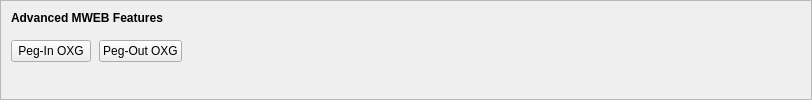
    <widget class="QFrame" name="frameMWEBFeatures">
     <property name="sizePolicy">
      <sizepolicy hsizetype="Expanding" vsizetype="Expanding">
       <horstretch>0</horstretch>
       <verstretch>0</verstretch>
      </sizepolicy>
     </property>
     <property name="maximumSize">
      <size>
       <width>16777215</width>
       <height>16777215</height>
      </size>
     </property>
     <property name="frameShape">
      <enum>QFrame::StyledPanel</enum>
     </property>
     <property name="frameShadow">
      <enum>QFrame::Sunken</enum>
     </property>
     <layout class="QVBoxLayout" name="verticalLayoutMWEBFeatures2">
      <property name="spacing">
       <number>0</number>
      </property>
      <property name="leftMargin">
       <number>0</number>
      </property>
      <property name="topMargin">
       <number>0</number>
      </property>
      <property name="rightMargin">
       <number>0</number>
      </property>
      <property name="bottomMargin">
       <number>6</number>
      </property>
      <item>
       <layout class="QVBoxLayout" name="verticalLayoutMWEBFeatures" stretch="0,0,1">
        <property name="spacing">
         <number>0</number>
        </property>
        <property name="leftMargin">
         <number>10</number>
        </property>
        <property name="topMargin">
         <number>10</number>
        </property>
        <item>
         <layout class="QHBoxLayout" name="horizontalLayoutMWEBFeatures1">
          <property name="bottomMargin">
           <number>15</number>
          </property>
          <item>
           <widget class="QLabel" name="labelMWEBFeatures">
            <property name="sizePolicy">
             <sizepolicy hsizetype="Preferred" vsizetype="Maximum">
              <horstretch>0</horstretch>
              <verstretch>0</verstretch>
             </sizepolicy>
            </property>
            <property name="font">
             <font>
              <weight>75</weight>
              <bold>true</bold>
             </font>
            </property>
            <property name="styleSheet">
             <string notr="true">font-weight:bold;</string>
            </property>
            <property name="text">
             <string>Advanced MWEB Features</string>
            </property>
           </widget>
          </item>
         </layout>
        </item>
        <item>
         <layout class="QHBoxLayout" name="horizontalLayoutMWEBFeatures2" stretch="0,0,0">
          <property name="spacing">
           <number>8</number>
          </property>
          <property name="bottomMargin">
           <number>10</number>
          </property>
          <item>
           <widget class="QPushButton" name="pushButtonMWEBPegIn">
            <property name="styleSheet">
             <string notr="true"/>
            </property>
            <property name="text">
             <string>Peg-In OXG</string>
            </property>
            <property name="checkable">
             <bool>true</bool>
            </property>
            <property name="autoDefault">
             <bool>false</bool>
            </property>
           </widget>
          </item>
          <item>
           <widget class="QPushButton" name="pushButtonMWEBPegOut">
            <property name="styleSheet">
             <string notr="true"/>
            </property>
            <property name="text">
             <string>Peg-Out OXG</string>
            </property>
            <property name="checkable">
             <bool>true</bool>
            </property>
            <property name="autoDefault">
             <bool>false</bool>
            </property>
           </widget>
          </item>
          <item>
           <spacer name="horizontalSpacerMWEBFeatures">
            <property name="orientation">
             <enum>Qt::Horizontal</enum>
            </property>
            <property name="sizeHint" stdset="0">
             <size>
              <width>40</width>
              <height>1</height>
             </size>
            </property>
           </spacer>
          </item>
         </layout>
        </item>
        <item>
         <spacer name="verticalSpacerMWEBFeatures">
          <property name="orientation">
           <enum>Qt::Vertical</enum>
          </property>
          <property name="sizeHint" stdset="0">
           <size>
            <width>800</width>
            <height>1</height>
           </size>
          </property>
         </spacer>
        </item>
       </layout>
      </item>
     </layout>
    </widget>
